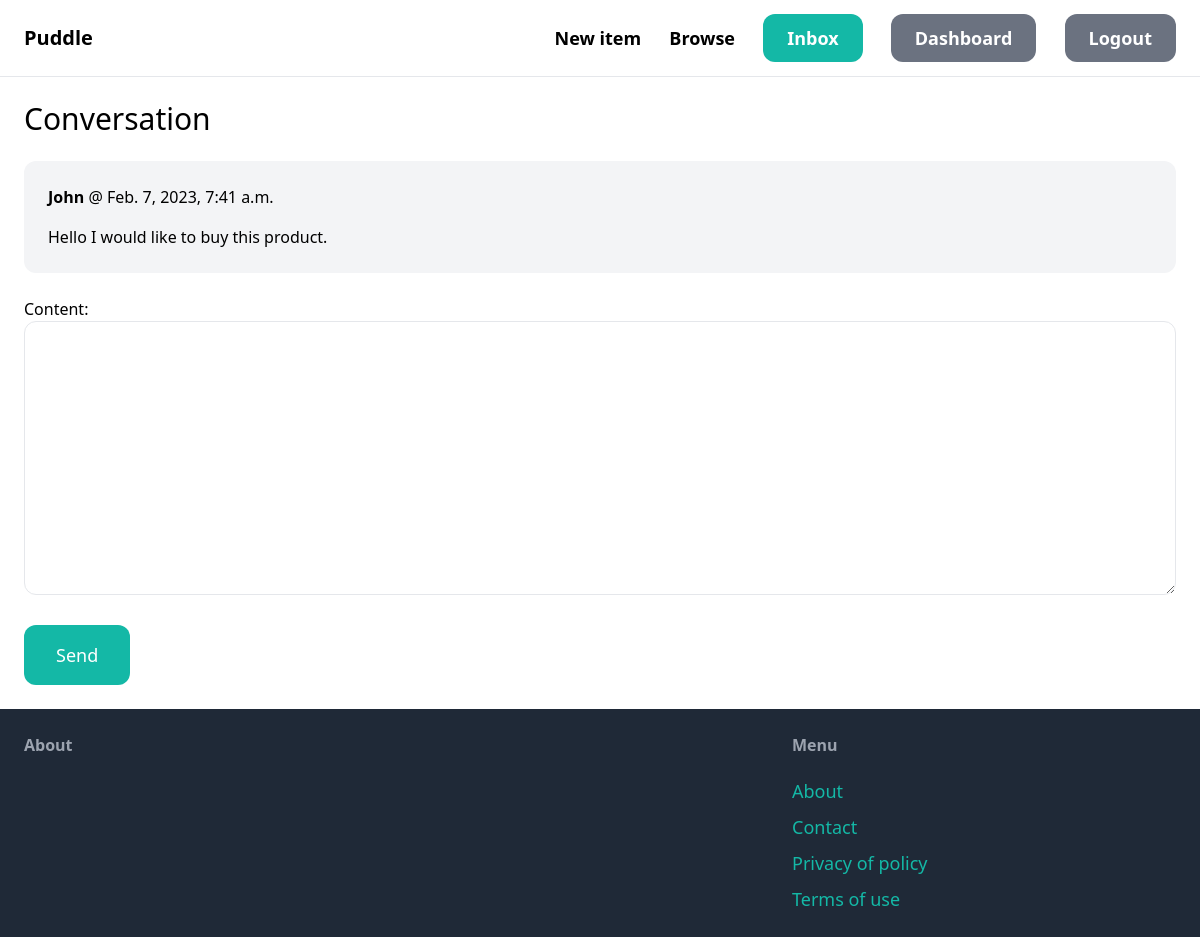
The page /inbox/1/ (signed in) on the database as committed earlier.
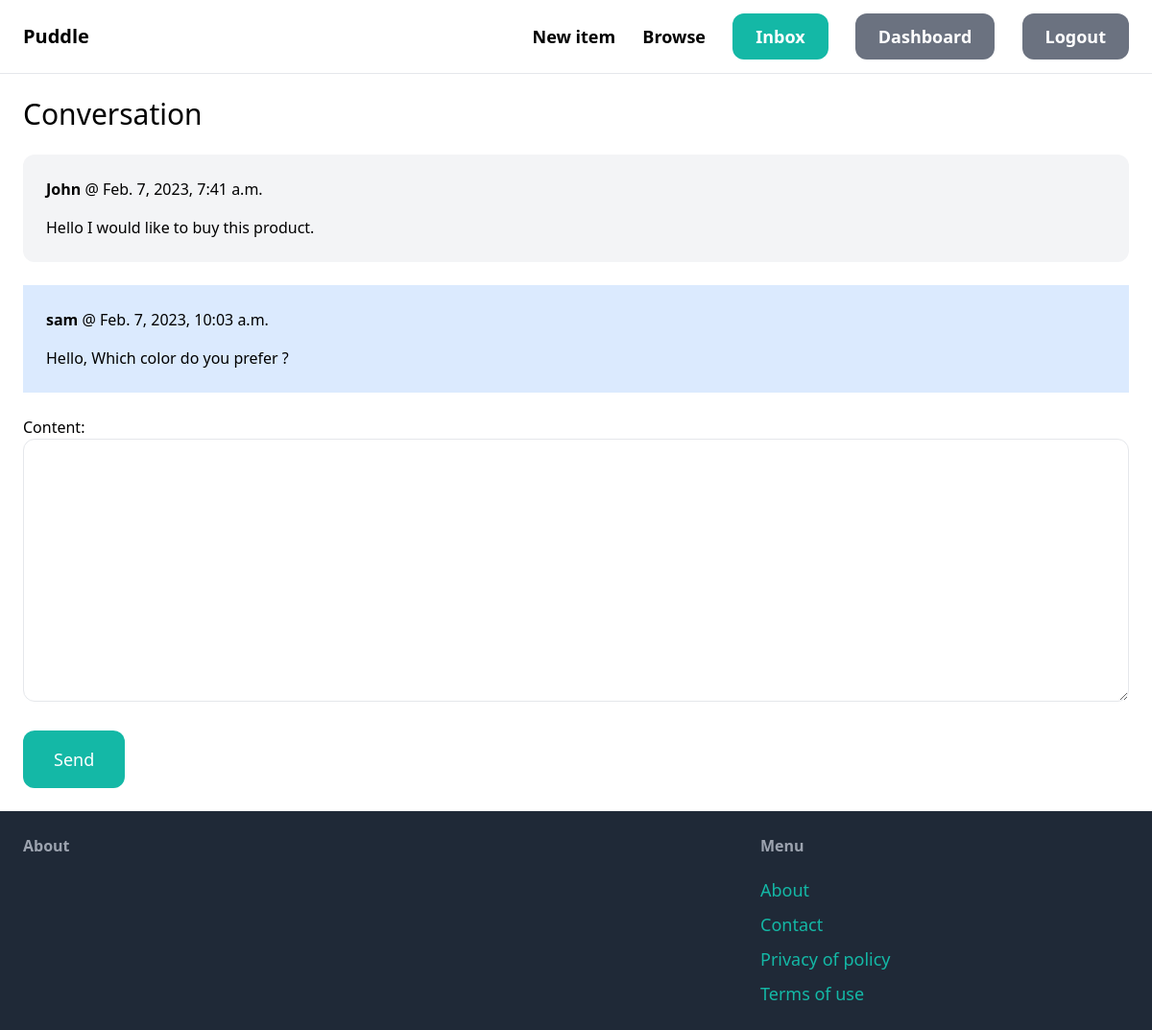
The same page on the database as committed later.
### conversation/models.py (models this page shows)
class ConversationMessage(models.Model):
    conversation = models.ForeignKey(Conversation, related_name='messages', on_delete=models.CASCADE)
    content = models.TextField()
    created_at = models.DateTimeField(auto_now_add=True)
    created_by = models.ForeignKey(User, related_name='created_messages', on_delete=models.CASCADE)

### conversation/views.py (the view)
# urls.py: path('<int:pk>/', views.detail, name='detail'),
@login_required
def detail(request, pk):
    conversation = Conversation.objects.filter(members__in=[request.user.id]).get(pk=pk)
    if request.method == 'POST':
        form = ConversationMessageForm(request.POST)
        if form.is_valid():
            conversation_message = form.save(commit=False)
            conversation_message.conversation = conversation
            conversation_message.created_by = request.user
            conversation_message.save()
            return redirect('conversation:detail', pk=pk)
    else:
        form = ConversationMessageForm()
    return render(request, "conversation/detail.html", {"conversation" : conversation, "form":form})

### conversation/forms.py
class ConversationMessageForm(forms.ModelForm):
     class Meta :
        model = ConversationMessage
        fields = ['content',]
        widgets = {
            'content' : forms.Textarea(attrs={
                'class': 'w-full py-4 px-6 rounded-xl border'
            }),
        }

### conversation/templates/conversation/detail.html (shortened to what this page needs)
{% extends 'marketplace_app/base.html' %}
{% block content %}
<h1 class="mb-6 text-3xl">Conversation</h1>
<div class='space-y-6'>
    {% for message in conversation.messages.all %}
        <div class="p-6 flex {% if message.created_by == request.user %}bg-blue-100{% else %}bg-gray-100 rounded-xl{% endif %}">
            <div>
                <p class="mb-4"><strong>{{ message.created_by.username }}</strong> @ {{message.created_at}}</p>
                <p>{{ message.content }}</p>
            </div>
        </div>
    {% endfor %}
</div>
<form method="post" action="." class="mt-6">
    {{ form.as_p }}
    <button class="mt-6 py-4 px-8 text-lg bg-teal-500 hover:bg-teal-700 rounded-xl text-white">Send</button>
</form>
{% endblock %}

Rows that differ between the two databases and show on the page:
added ConversationMessage: created_by.username "sam", created_at "Feb. 7, 2023, 10:03 a.m.", content "Hello, Which color do you prefer ?"
